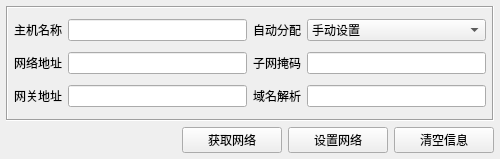
<?xml version="1.0" encoding="UTF-8"?>
<ui version="4.0">
 <class>frmIpcNetConfig</class>
 <widget class="QWidget" name="frmIpcNetConfig">
  <property name="geometry">
   <rect>
    <x>0</x>
    <y>0</y>
    <width>500</width>
    <height>159</height>
   </rect>
  </property>
  <property name="windowTitle">
   <string>Form</string>
  </property>
  <layout class="QVBoxLayout" name="verticalLayout">
   <property name="spacing">
    <number>6</number>
   </property>
   <property name="leftMargin">
    <number>6</number>
   </property>
   <property name="topMargin">
    <number>6</number>
   </property>
   <property name="rightMargin">
    <number>6</number>
   </property>
   <property name="bottomMargin">
    <number>6</number>
   </property>
   <item>
    <widget class="QFrame" name="frame">
     <property name="frameShape">
      <enum>QFrame::Box</enum>
     </property>
     <property name="frameShadow">
      <enum>QFrame::Sunken</enum>
     </property>
     <layout class="QGridLayout" name="gridLayout">
      <property name="leftMargin">
       <number>6</number>
      </property>
      <property name="topMargin">
       <number>6</number>
      </property>
      <property name="rightMargin">
       <number>6</number>
      </property>
      <property name="bottomMargin">
       <number>6</number>
      </property>
      <property name="spacing">
       <number>6</number>
      </property>
      <item row="0" column="0">
       <widget class="QLabel" name="labHostName">
        <property name="text">
         <string>主机名称</string>
        </property>
       </widget>
      </item>
      <item row="0" column="1">
       <widget class="QLineEdit" name="txtHostName"/>
      </item>
      <item row="0" column="2">
       <widget class="QLabel" name="labIpDhcp">
        <property name="text">
         <string>自动分配</string>
        </property>
       </widget>
      </item>
      <item row="0" column="3">
       <widget class="QComboBox" name="cboxIpDhcp">
        <item>
         <property name="text">
          <string>手动设置</string>
         </property>
        </item>
        <item>
         <property name="text">
          <string>自动分配</string>
         </property>
        </item>
       </widget>
      </item>
      <item row="1" column="0">
       <widget class="QLabel" name="labIpAddress">
        <property name="text">
         <string>网络地址</string>
        </property>
       </widget>
      </item>
      <item row="1" column="1">
       <widget class="QLineEdit" name="txtIpAddress"/>
      </item>
      <item row="1" column="2">
       <widget class="QLabel" name="labMask">
        <property name="text">
         <string>子网掩码</string>
        </property>
       </widget>
      </item>
      <item row="1" column="3">
       <widget class="QLineEdit" name="txtMask"/>
      </item>
      <item row="2" column="0">
       <widget class="QLabel" name="labGateway">
        <property name="text">
         <string>网关地址</string>
        </property>
       </widget>
      </item>
      <item row="2" column="1">
       <widget class="QLineEdit" name="txtGateway"/>
      </item>
      <item row="2" column="2">
       <widget class="QLabel" name="labDns">
        <property name="text">
         <string>域名解析</string>
        </property>
       </widget>
      </item>
      <item row="2" column="3">
       <widget class="QLineEdit" name="txtDns"/>
      </item>
     </layout>
    </widget>
   </item>
   <item>
    <layout class="QHBoxLayout" name="horizontalLayout">
     <property name="spacing">
      <number>6</number>
     </property>
     <item>
      <spacer name="horizontalSpacer">
       <property name="orientation">
        <enum>Qt::Horizontal</enum>
       </property>
       <property name="sizeHint" stdset="0">
        <size>
         <width>40</width>
         <height>20</height>
        </size>
       </property>
      </spacer>
     </item>
     <item>
      <widget class="QPushButton" name="btnGetNetConfig">
       <property name="minimumSize">
        <size>
         <width>100</width>
         <height>0</height>
        </size>
       </property>
       <property name="text">
        <string>获取网络</string>
       </property>
      </widget>
     </item>
     <item>
      <widget class="QPushButton" name="btnSetNetConfig">
       <property name="minimumSize">
        <size>
         <width>100</width>
         <height>0</height>
        </size>
       </property>
       <property name="text">
        <string>设置网络</string>
       </property>
      </widget>
     </item>
     <item>
      <widget class="QPushButton" name="btnClearData">
       <property name="minimumSize">
        <size>
         <width>100</width>
         <height>0</height>
        </size>
       </property>
       <property name="text">
        <string>清空信息</string>
       </property>
      </widget>
     </item>
    </layout>
   </item>
  </layout>
 </widget>
 <resources/>
 <connections/>
</ui>
